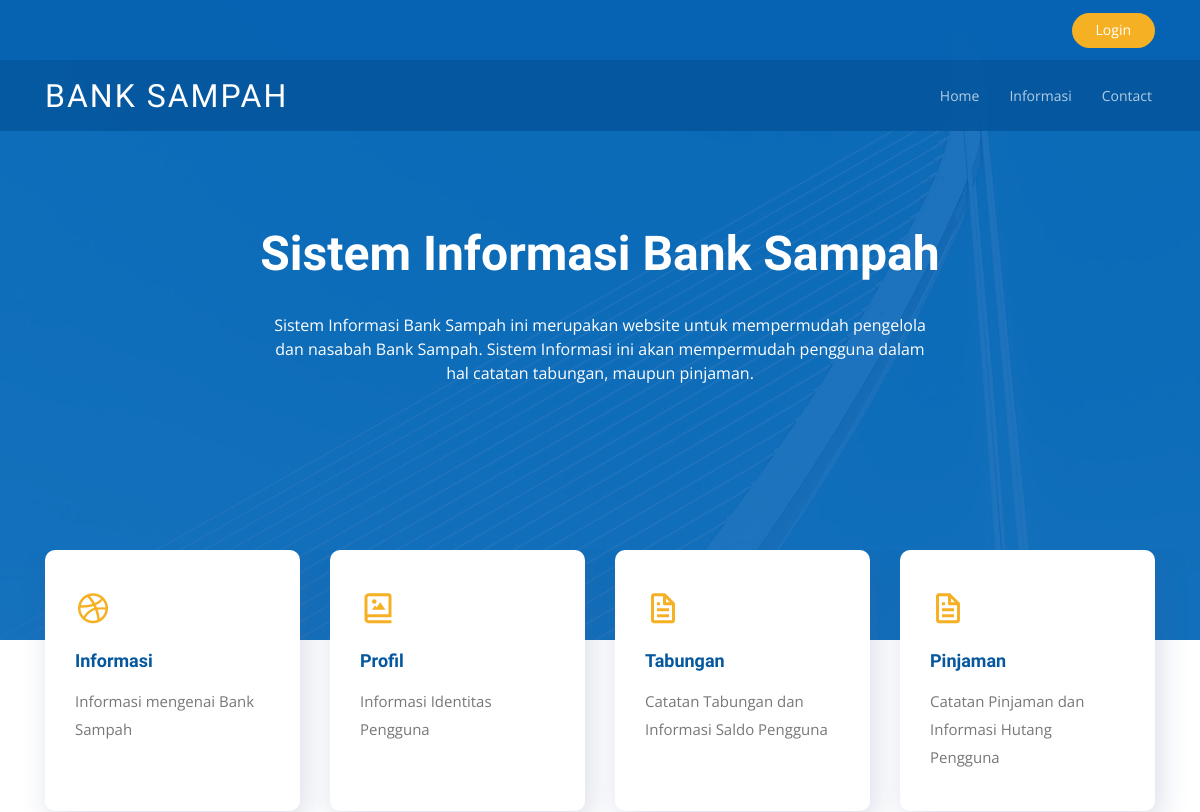
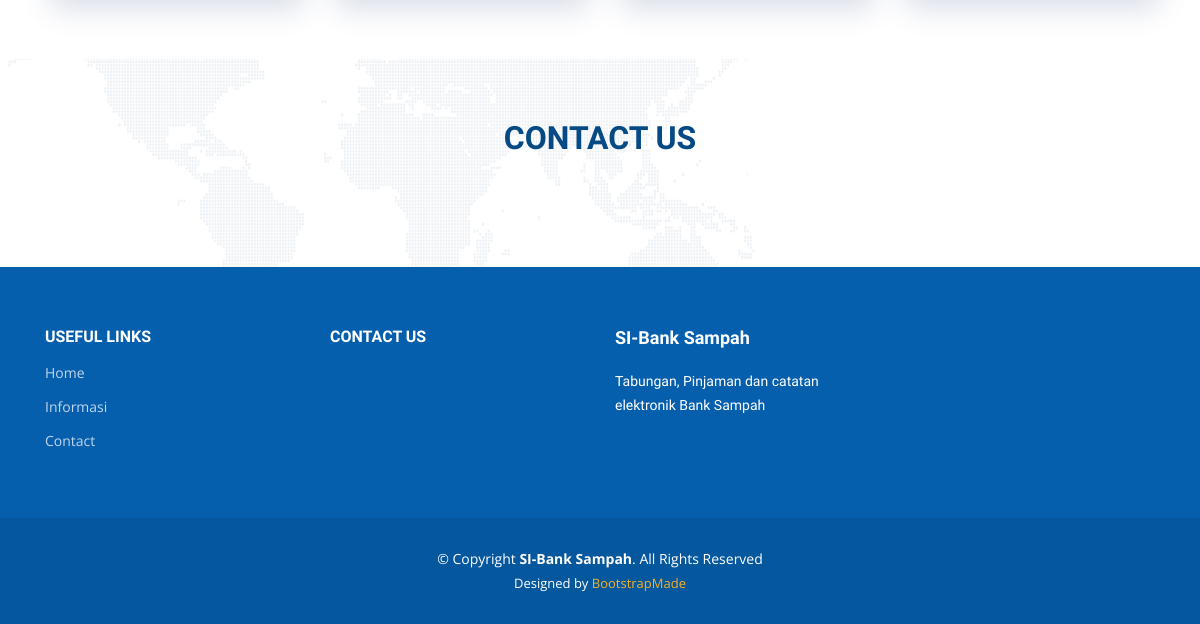
The app's page /USER/index.php, older data (2 pictures, top to bottom).
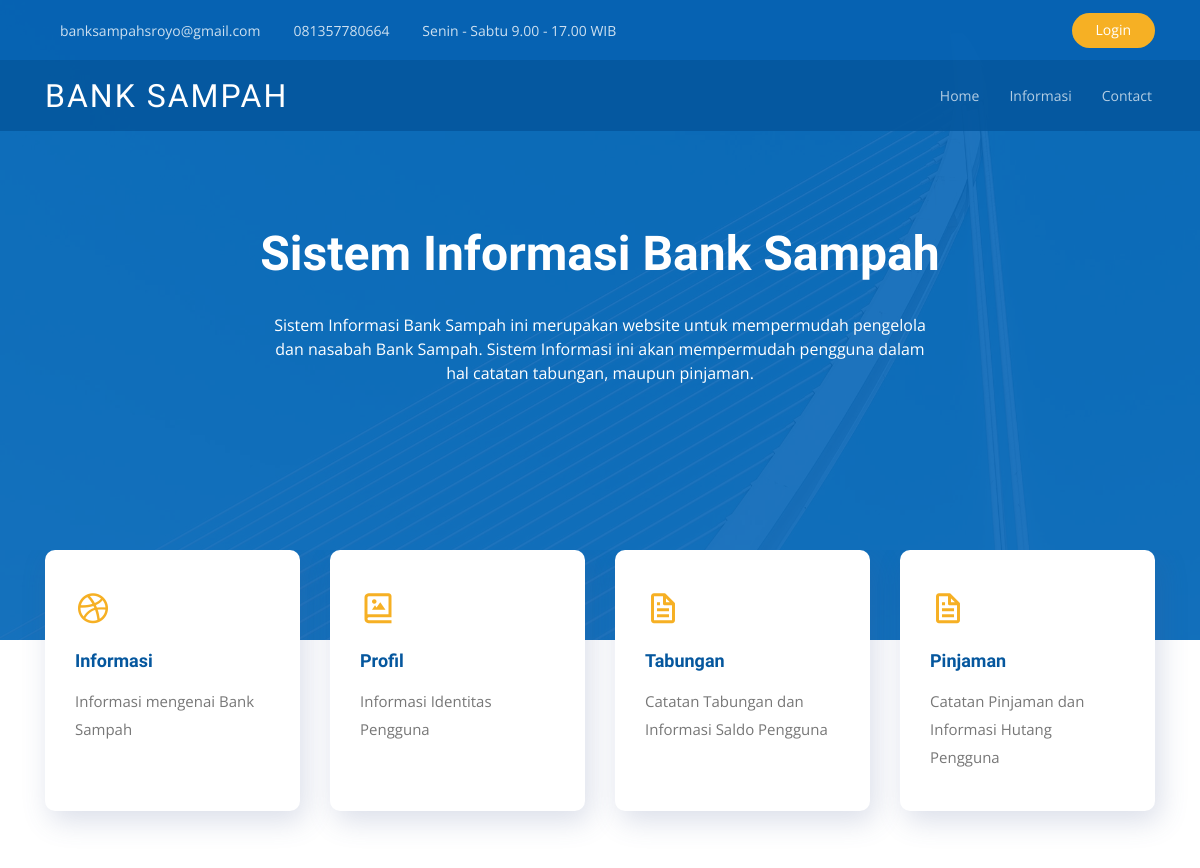
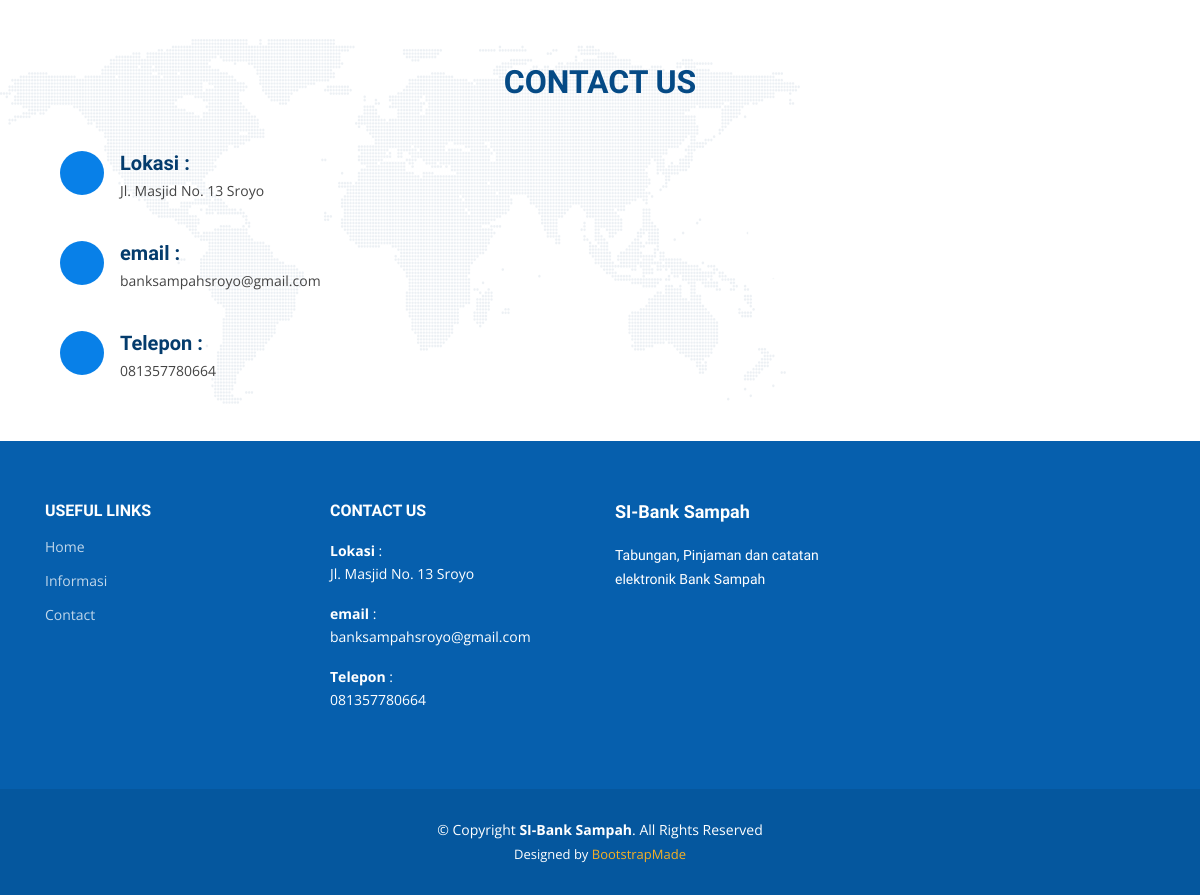
The same page, newer data (2 pictures, top to bottom).
### tables this page shows
CREATE TABLE `tb_config` (
  `id_config` int(11) NOT NULL,
  `judul` varchar(50) NOT NULL,
  `isi` text NOT NULL
);

### USER/index.php (the view, shortened to what this page needs)
<!DOCTYPE html>
<html lang="en">
<head>
  <link href="assets/vendor/bootstrap/css/bootstrap.min.css" rel="stylesheet">
  <link href="assets/vendor/icofont/icofont.min.css" rel="stylesheet">
  <link href="assets/vendor/boxicons/css/boxicons.min.css" rel="stylesheet">
  <link href="assets/vendor/animate.css/animate.min.css" rel="stylesheet">
  <link href="assets/vendor/remixicon/remixicon.css" rel="stylesheet">
  <link href="assets/vendor/owl.carousel/assets/owl.carousel.min.css" rel="stylesheet">
  <link href="assets/vendor/venobox/venobox.css" rel="stylesheet">
  <link href="assets/vendor/aos/aos.css" rel="stylesheet">
  <link href="assets/css/style.css" rel="stylesheet">
</head>
<body>
  <?php include 'navbar.php'; ?>
  <section id="hero" class="d-flex justify-cntent-center align-items-center">
    <div id="heroCarousel" class="container carousel carousel-fade" data-ride="carousel">
      <div class="carousel-item active">
        <div class="carousel-container">
          <h2 class="animate__animated animate__fadeInDown"><span>Sistem Informasi Bank Sampah</span></h2>
          <p class="animate__animated animate__fadeInUp">Sistem Informasi Bank Sampah ini merupakan website untuk mempermudah pengelola dan nasabah Bank Sampah. Sistem Informasi ini akan mempermudah pengguna dalam hal catatan tabungan, maupun pinjaman.</p>
        </div>
      </div>
    </div>
  </section>
  <main id="main">
    <section id="icon-boxes" class="icon-boxes">
      <div class="container">
        <div class="row">
          <div class="col-md-6 col-lg-3 d-flex align-items-stretch mb-5 mb-lg-0" data-aos="fade-up" data-aos-delay="100">
            <div class="icon-box">
              <div class="icon"><i class="bx bxl-dribbble"></i></div>
              <h4 class="title"><a href="informasi.php">Informasi</a></h4>
              <p class="description">Informasi mengenai Bank Sampah</p>
            </div>
          </div>
          <div class="col-md-6 col-lg-3 d-flex align-items-stretch mb-5 mb-lg-0" data-aos="fade-up" >
            <div class="icon-box">
              <div class="icon"><i class="bx bx-photo-album"></i></div>
              <h4 class="title"><a href="profil.php">Profil</a></h4>
              <p class="description">Informasi Identitas Pengguna</p>
            </div>
          </div>
          <div class="col-md-6 col-lg-3 d-flex align-items-stretch mb-5 mb-lg-0" data-aos="fade-up" data-aos-delay="100">
            <div class="icon-box">
              <div class="icon"><i class="bx bx-file"></i></div>
              <h4 class="title"><a href="tabungan.php">Tabungan</a></h4>
              <p class="description">Catatan Tabungan dan Informasi Saldo Pengguna</p>
            </div>
          </div>
          <div class="col-md-6 col-lg-3 d-flex align-items-stretch mb-5 mb-lg-0" data-aos="fade-up" data-aos-delay="200">
            <div class="icon-box">
              <div class="icon"><i class="bx bx-file"></i></div>
              <h4 class="title"><a href="pinjaman.php">Pinjaman</a></h4>
              <p class="description">Catatan Pinjaman dan Informasi Hutang Pengguna</p>
            </div>
          </div>
        </div>
      </div>
    </section>
    <?php
      include('koneksi_db.php');
      $query   = mysqli_query($koneksi,"SELECT * FROM tb_config WHERE id_config = 1 OR id_config = 2 OR id_config = 3 ");
    ?>
    <section id="contact" class="contact">
      <div class="container" data-aos="fade-up">
        <div class="section-title">
          <h2>Contact Us</h2>
        </div>
        <div class="row">
          <div class="col-lg-12 d-flex align-items-stretch" data-aos="fade-right" data-aos-delay="100">
            <div class="col-lg-5">
              <div class="info">
                <?php
                  $class = [ "address", "icofont-google-map", "email", "icofont-envelope", "phone", "icofont-phone"];
                  $div = 0;
                  $i = 1;
                  while($data = mysqli_fetch_array($query)) {
                ?>
                <div class=<?php echo $class[$div]; $div += 2;?>>
                  <i class=<?php echo $class[$i]; $i += 2;?>></i>
                  <h4><?php echo $data['judul']; echo" :";?></h4>
                  <p><?php echo $data['isi']; ?></p>
                </div>
                <?php
                  }
                ?>
              </div>
            </div>
          </div>
        </div>
      </div>
    </section>
  </main>
  <?php include 'footer.php'; ?>
</body>
</html>

### USER/navbar.php (shortened to what this page needs)
<div id="topbar" class="d-none d-lg-flex align-items-center fixed-top topbar-inner-pages">
  <div class="container d-flex align-items-center">
    <div class="contact-info mr-auto">
      <ul>
        <?php
          include('koneksi_db.php');
          $query   = mysqli_query($koneksi,"SELECT judul, isi FROM tb_config WHERE id_config = 2 OR id_config = 3 OR id_config = 4 ");
          $class = ["icofont-envelope", "icofont-phone", "icofont-clock-time icofont-flip-horizontal"];
          $div = 0;
          while($data = mysqli_fetch_array($query)) {
            $isi = preg_replace('#</?p.*?>#is', '', $data['isi']);
            if ($data['judul'] == "Email"){
              echo "<li><i class=".$class[$div]."></i><a href='mailto:".$isi."'>".$isi."</a></li>";
              $div += 1;
            } else {
              echo "<li><i class=".$class[$div]."></i>".$isi."</li>";
              $div += 1;
            }
          }
        ?>
      </ul>
    </div>
    <div class="cta">
      <a href="../ADMIN/login.php" class="scrollto" <?php if (!empty($_SESSION)) { echo "style='display:none'"; } ?>>Login</a>
    </div>
  </div>
</div>
<header id="header" class="fixed-top header-inner-pages">
  <div class="container d-flex align-items-center">
    <h1 class="logo mr-auto"><a href="index.php" class="scrollto">BANK SAMPAH</a></h1>
    <nav class="nav-menu d-none d-lg-block">
      <ul>
        <li><a href="index.php">Home</a></li>
        <li><a href="informasi.php">Informasi</a></li>
        <li><a href="contact.php">Contact</a></li>
      </ul>
    </nav>
  </div>
</header>

### USER/footer.php (shortened to what this page needs)
<footer id="footer">
  <div class="footer-top">
    <div class="container">
      <div class="row">
        <div class="col-lg-3 col-md-6 footer-links">
          <h4>Useful Links</h4>
          <ul>
            <li><a href="index.php">Home</a></li>
            <li><a href="informasi.php">Informasi</a></li>
            <li><a href="contact.php">Contact</a></li>
          </ul>
        </div>
        <?php
        include('koneksi_db.php');
        $query   = mysqli_query($koneksi,"SELECT judul, isi FROM tb_config WHERE id_config = 1 OR id_config = 2 OR id_config = 3 ");
        ?>
        <div class="col-lg-3 col-md-6 footer-contact">
          <h4>Contact Us</h4>
          <?php
            while($data = mysqli_fetch_array($query)) {
          ?>
              <strong><?php echo $data['judul'] ?></strong>
              <?php echo ":".$data['isi']; ?>
          <?php
            }
          ?>
        </div>
        <div class="col-lg-3 col-md-6 footer-info">
          <h3>SI-Bank Sampah</h3>
          <p>Tabungan, Pinjaman dan catatan elektronik Bank Sampah </p>
        </div>
      </div>
    </div>
  </div>
  <div class="container">
    <div class="copyright">
      &copy; Copyright <strong><span>SI-Bank Sampah</span></strong>. All Rights Reserved
    </div>
    <div class="credits">
      Designed by <a href="https://bootstrapmade.com/">BootstrapMade</a>
    </div>
  </div>
</footer>

Row changes from the older to the newer data that the page shows:
added tb_config: isi "banksampahsroyo@gmail.com", judul "email"
added tb_config: isi "081357780664", judul "Telepon"
added tb_config: isi "Senin - Sabtu 9.00 - 17.00 WIB"
added tb_config: judul "Lokasi", isi "Jl. Masjid No. 13 Sroyo"
